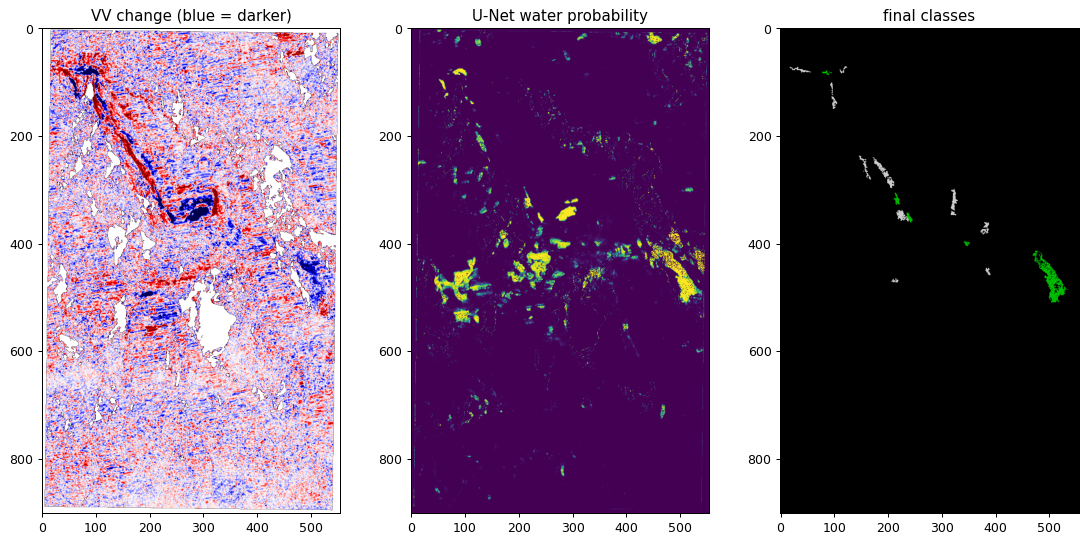

Recreate this plot in Python.
import sys, numpy as np, rasterio, matplotlib
matplotlib.use("Agg")
import matplotlib.pyplot as plt
run = sys.argv[1]
def rd(n):
    with rasterio.open(f"{run}/{n}") as s:
        k = max(1, int(np.ceil(max(s.width, s.height) / 1200)))
        return s.read(1, out_shape=(s.height // k, s.width // k)).astype("float32")
fig, ax = plt.subplots(1, 3, figsize=(15, 7))
ax[0].imshow(rd("sar_change_vv.tif"), cmap="seismic", vmin=-6, vmax=6); ax[0].set_title("VV change (blue = darker)")
ax[1].imshow(rd("unet_water_probability.tif"), cmap="viridis", vmin=0, vmax=1); ax[1].set_title("U-Net water probability")
ax[2].imshow(rd("flood_class.tif"), cmap="nipy_spectral"); ax[2].set_title("final classes")
plt.savefig("compare_unet.png", dpi=90, bbox_inches="tight")
